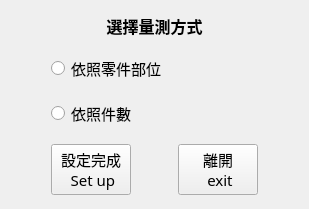
<?xml version="1.0" encoding="UTF-8"?>
<ui version="4.0">
 <class>Form</class>
 <widget class="QWidget" name="Form">
  <property name="geometry">
   <rect>
    <x>0</x>
    <y>0</y>
    <width>309</width>
    <height>209</height>
   </rect>
  </property>
  <property name="windowTitle">
   <string>Form</string>
  </property>
  <layout class="QGridLayout" name="gridLayout_2">
   <item row="0" column="0">
    <layout class="QGridLayout" name="gridLayout">
     <item row="0" column="1" colspan="3">
      <widget class="QLabel" name="label">
       <property name="sizePolicy">
        <sizepolicy hsizetype="Preferred" vsizetype="Fixed">
         <horstretch>0</horstretch>
         <verstretch>0</verstretch>
        </sizepolicy>
       </property>
       <property name="font">
        <font>
         <family>微軟正黑體</family>
         <pointsize>12</pointsize>
         <weight>75</weight>
         <bold>true</bold>
        </font>
       </property>
       <property name="layoutDirection">
        <enum>Qt::LeftToRight</enum>
       </property>
       <property name="text">
        <string>選擇量測方式</string>
       </property>
       <property name="alignment">
        <set>Qt::AlignCenter</set>
       </property>
      </widget>
     </item>
     <item row="2" column="1" colspan="3">
      <widget class="QRadioButton" name="radioButton">
       <property name="font">
        <font>
         <family>微軟正黑體</family>
         <pointsize>11</pointsize>
        </font>
       </property>
       <property name="text">
        <string>依照零件部位</string>
       </property>
      </widget>
     </item>
     <item row="4" column="1" colspan="3">
      <widget class="QRadioButton" name="radioButton_2">
       <property name="font">
        <font>
         <family>微軟正黑體</family>
         <pointsize>11</pointsize>
        </font>
       </property>
       <property name="text">
        <string>依照件數</string>
       </property>
      </widget>
     </item>
     <item row="6" column="0">
      <spacer name="horizontalSpacer_2">
       <property name="orientation">
        <enum>Qt::Horizontal</enum>
       </property>
       <property name="sizeType">
        <enum>QSizePolicy::Fixed</enum>
       </property>
       <property name="sizeHint" stdset="0">
        <size>
         <width>40</width>
         <height>20</height>
        </size>
       </property>
      </spacer>
     </item>
     <item row="6" column="1">
      <widget class="QPushButton" name="pushButton">
       <property name="sizePolicy">
        <sizepolicy hsizetype="Fixed" vsizetype="Fixed">
         <horstretch>0</horstretch>
         <verstretch>0</verstretch>
        </sizepolicy>
       </property>
       <property name="font">
        <font>
         <family>微軟正黑體</family>
         <pointsize>11</pointsize>
        </font>
       </property>
       <property name="layoutDirection">
        <enum>Qt::RightToLeft</enum>
       </property>
       <property name="text">
        <string>設定完成 
 Set up</string>
       </property>
      </widget>
     </item>
     <item row="6" column="2">
      <spacer name="horizontalSpacer">
       <property name="orientation">
        <enum>Qt::Horizontal</enum>
       </property>
       <property name="sizeHint" stdset="0">
        <size>
         <width>15</width>
         <height>20</height>
        </size>
       </property>
      </spacer>
     </item>
     <item row="6" column="3">
      <widget class="QPushButton" name="pushButton_2">
       <property name="sizePolicy">
        <sizepolicy hsizetype="Fixed" vsizetype="Fixed">
         <horstretch>0</horstretch>
         <verstretch>0</verstretch>
        </sizepolicy>
       </property>
       <property name="font">
        <font>
         <family>微軟正黑體</family>
         <pointsize>11</pointsize>
        </font>
       </property>
       <property name="layoutDirection">
        <enum>Qt::RightToLeft</enum>
       </property>
       <property name="text">
        <string>離開 
 exit</string>
       </property>
      </widget>
     </item>
     <item row="6" column="4">
      <spacer name="horizontalSpacer_3">
       <property name="orientation">
        <enum>Qt::Horizontal</enum>
       </property>
       <property name="sizeType">
        <enum>QSizePolicy::Fixed</enum>
       </property>
       <property name="sizeHint" stdset="0">
        <size>
         <width>40</width>
         <height>20</height>
        </size>
       </property>
      </spacer>
     </item>
     <item row="1" column="1" colspan="3">
      <spacer name="verticalSpacer_3">
       <property name="orientation">
        <enum>Qt::Vertical</enum>
       </property>
       <property name="sizeType">
        <enum>QSizePolicy::Fixed</enum>
       </property>
       <property name="sizeHint" stdset="0">
        <size>
         <width>8</width>
         <height>10</height>
        </size>
       </property>
      </spacer>
     </item>
     <item row="3" column="1" colspan="3">
      <spacer name="verticalSpacer_2">
       <property name="orientation">
        <enum>Qt::Vertical</enum>
       </property>
       <property name="sizeType">
        <enum>QSizePolicy::Fixed</enum>
       </property>
       <property name="sizeHint" stdset="0">
        <size>
         <width>8</width>
         <height>10</height>
        </size>
       </property>
      </spacer>
     </item>
     <item row="5" column="1" colspan="3">
      <spacer name="verticalSpacer">
       <property name="orientation">
        <enum>Qt::Vertical</enum>
       </property>
       <property name="sizeType">
        <enum>QSizePolicy::Fixed</enum>
       </property>
       <property name="sizeHint" stdset="0">
        <size>
         <width>8</width>
         <height>10</height>
        </size>
       </property>
      </spacer>
     </item>
    </layout>
   </item>
  </layout>
 </widget>
 <resources/>
 <connections/>
</ui>
